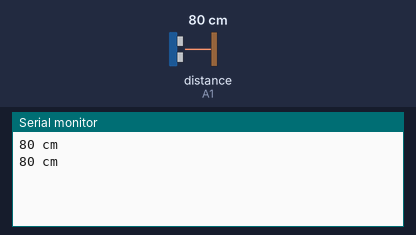
The sketch below on a simulated Arduino Uno, built with avr-gcc and run on an emulated ATmega328P. Parts: the last lines printed to the serial monitor. Inputs (shaded band) come from the test bench; at power-on: distance to the obstacle (sensor on A1) 80 cm. The echo pulse lasts 58.3 µs per cm.

Above: at 1.8 s.
1.9 s: distance to the obstacle (sensor on A1) set to 2 cm
At 2.9 s:
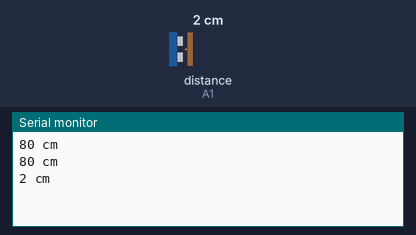
3.4 s: distance to the obstacle (sensor on A1) set to 4 cm
At 4.5 s:
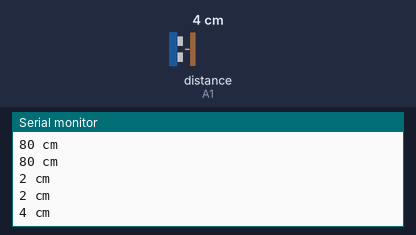
Timing chart, 0 to 6.4 s (numbered marks = the images above; inputs shaded):
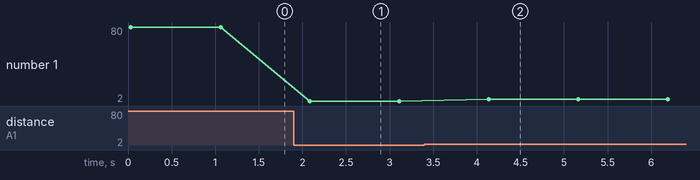

The sketch:

ultrasonicSensorTest.ino
```cpp
#include "SR04.h"

#define TRIGGER_PIN A1
#define ECHO_PIN A0

SR04 ultrasonicSensor = SR04(ECHO_PIN, TRIGGER_PIN);
long distance = 0;


void setup() {
  Serial.begin(9600);
}

void loop() {
  distance = ultrasonicSensor.Distance();
  Serial.print(distance);
  Serial.println(" cm");
  delay(1000);
}
```

Measured:
- after the input at 1.9 s, the serial monitor: prints a new line after 0.19 s (image 1)
- after the input at 3.4 s, the serial monitor: prints a new line after 0.74 s (image 2)
- plotted number 1: 80 → 2 after the input at 1.9 s, 2 → 4 after the input at 3.4 s
